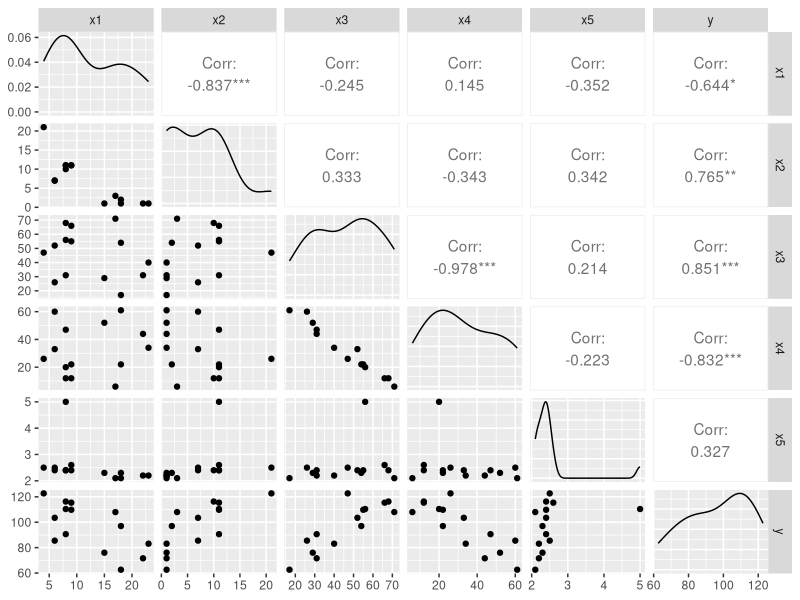

Recreate this plot in R.
## ---- chunk 1
library(ggplot2)
library(GGally)
## ---- chunk 2
datos<-read.table("cemento.txt",header=TRUE, row.names = 1)
datos
## ---- chunk 3
ggpairs(datos)
## ---- chunk 4
reg <- lm(y~.,datos)
summary_reg <- summary(reg)
summary_reg
## ---- chunk 5
regNoX4 <- lm(y~ . -x4,datos)
summary(regNoX4)
## ---- chunk 6
rowSums(datos[,1:5])
## ---- chunk 7
regNullIntercept <- lm(y~0+. ,datos)
summary(regNullIntercept)
## ---- chunk 8
reg_1234 <- lm(y~0+.-x5 ,datos)
reg_234 <- lm(y~0+.-x5-x1 ,datos)
reg_23 <- lm(y~0+x1+x2 ,datos)

data.frame( sigma = c( 
                       summary(reg)$sigma,
                       summary(regNullIntercept)$sigma,
                       summary(reg_1234)$sigma,
                       summary(reg_234)$sigma,
                       summary(reg_23)$sigma),
            row.names = c("completo","nullIntercept","x1.x2.x3.x4", "x2.x3.x4", "x2.x3") )
## ---- chunk 9
#ic para los coeficientes de la regresion
#LI<-summary_reg$coef[,1]-qt(0.975,df.residual(reg))*summary_reg$coef[,2]
#LS<-summary_reg$coef[,1]+qt(0.975,df.residual(reg))*summary_reg$coef[,2]
#rbind(LI,LS)
confint(reg)
## ---- chunk 10
int<-predict(reg ,interval = "prediction", level = 0.95) 
int
